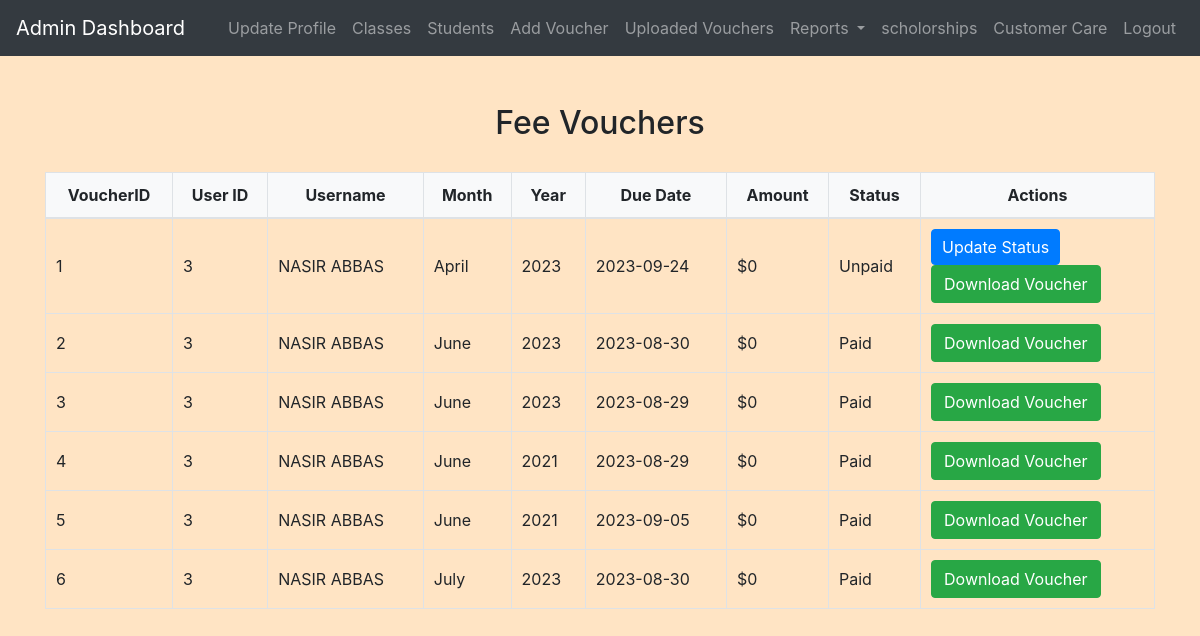
The app's page /admin/admin_fee_vouchers.php (signed in) with its own data.
### tables this page shows
CREATE TABLE `fee_vouchers` (
  `VoucherID` int(11) NOT NULL,
  `userID` int(11) DEFAULT NULL,
  `Month` varchar(255) DEFAULT NULL,
  `Year` int(11) DEFAULT NULL,
  `DueDate` date DEFAULT NULL,
  `Amount` int(11) DEFAULT NULL,
  `Status` varchar(255) DEFAULT NULL
);

CREATE TABLE `users` (
  `id` int(11) NOT NULL,
  `username` varchar(50) NOT NULL,
  `password` varchar(255) NOT NULL,
  `email` varchar(100) NOT NULL,
  `phone` varchar(20) NOT NULL,
  `age` int(11) DEFAULT NULL,
  `category_id` int(11) DEFAULT NULL,
  `status` varchar(255) DEFAULT NULL
);

### admin/admin_fee_vouchers.php (the view, shortened to what this page needs)
<?php
include('config.php');
$sql = "SELECT * FROM fee_vouchers";
$result = mysqli_query($conn, $sql);
?>
<!DOCTYPE html>
<html>
<head>
    <link rel="stylesheet" href="https://stackpath.bootstrapcdn.com/bootstrap/4.5.2/css/bootstrap.min.css">
    <link rel="stylesheet" href="../css/style.css">
</head>
<body>
<?php include('admin_navbar.php'); ?>
<div class="container mt-5">
    <h2>Fee Vouchers</h2>
    <table class="table">
        <thead>
            <tr>
                <th>VoucherID</th>
                <th>User ID</th>
                <th>Username</th>
                <th>Month</th>
                <th>Year</th>
                <th>Due Date</th>
                <th>Amount</th>
                <th>Status</th>
                <th>Actions</th>
            </tr>
        </thead>
        <tbody>
            <?php
            while ($row = mysqli_fetch_assoc($result)) {
                echo "<tr>";
                echo "<td>" . $row['VoucherID'] . "</td>";
                echo "<td>" . $row['userID'] . "</td>";
                $username_sql = "SELECT username FROM users WHERE id=" . $row['userID'];
                $username_result = mysqli_query($conn, $username_sql);
                $username_row = mysqli_fetch_assoc($username_result);
                $username = $username_row['username'];
                echo "<td>" . $username . "</td>";
                echo "<td>" . $row['Month'] . "</td>";
                echo "<td>" . $row['Year'] . "</td>";
                echo "<td>" . $row['DueDate'] . "</td>";
                echo "<td>$" . $row['Amount'] . "</td>";
                echo "<td>" . $row['Status'] . "</td>";
                echo "<td>";
                if ($row['Status'] === 'Unpaid') {
                    echo "<form method='post' action='admin_fee_vouchers.php'>";
                    echo "<button type='submit' name='update_status' class='btn btn-primary'>Update Status</button>";
                    echo "</form>";
                }
                echo "<a href='admin_fee_vouchers.php?download_voucher=true&voucher_id=" . $row['VoucherID'] . "' class='btn btn-success'>Download Voucher</a>";
                echo "</td>";
                echo "</tr>";
            }
            ?>
        </tbody>
    </table>
</div>
</body>
</html>

### css/style.css (style rules this page uses)
body { background-color: bisque; }
h1, h2, h3, h4 { text-align: center; margin-top: 30px; margin-bottom: 30px; }
.table { width: 100%; border-collapse: collapse; margin-top: 20px; }
.table th, .table td { padding: 10px; border: 1px solid #dee2e6; }
.table thead th { background-color: #f8f9fa; font-weight: bold; text-align: center; }
.table tbody td { vertical-align: middle; }
.btn-primary { padding: 5px 10px; }

### records on screen
fee_vouchers: VoucherID "1", userID "3", userID.username "NASIR ABBAS", Month "April", Year "2023", DueDate "2023-09-24", Amount "0", Status "Unpaid"
fee_vouchers: VoucherID "2", userID "3", userID.username "NASIR ABBAS", Month "June", Year "2023", DueDate "2023-08-30", Amount "0", Status "Paid"
fee_vouchers: VoucherID "3", userID "3", userID.username "NASIR ABBAS", Month "June", Year "2023", DueDate "2023-08-29", Amount "0", Status "Paid"
fee_vouchers: VoucherID "4", userID "3", userID.username "NASIR ABBAS", Month "June", Year "2021", DueDate "2023-08-29", Amount "0", Status "Paid"
fee_vouchers: VoucherID "5", userID "3", userID.username "NASIR ABBAS", Month "June", Year "2021", DueDate "2023-09-05", Amount "0", Status "Paid"
fee_vouchers: VoucherID "6", userID "3", userID.username "NASIR ABBAS", Month "July", Year "2023", DueDate "2023-08-30", Amount "0", Status "Paid"
